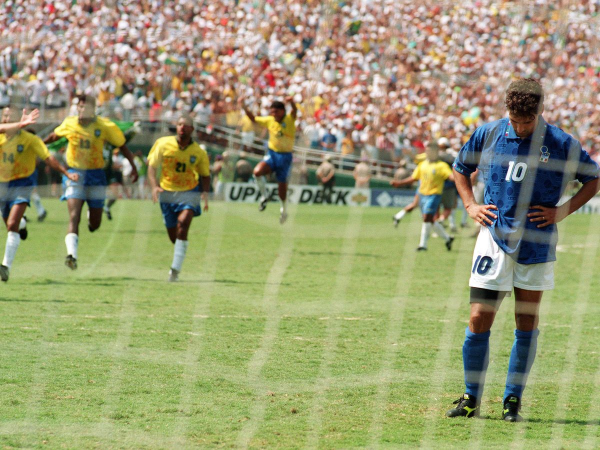
#> input picture session-04-yolo-for-object-detection/ressources/baggio_10_it.jpg, 1200 x 900 px, found by its file name (shown at 1/2 size)
$ jupyter execute --allow-errors 'Session 4 - YOLO for object detection.ipynb'
#> lines starting #> are read from the running program, lines starting #| are printed output that depends on the picture
# Session 4: YOLO for Object Detection

## YOLOv1 Implementation from Scratch

## DEMO: YOLO and OpenCV for Object Detection

Importing OpenCV library (cv2) for image processing and numpy for numerical operations.

[cell 1]
import cv2
import numpy as np
import matplotlib.pyplot as plt

Load the YOLOv3 model. cv2.dnn.readNet loads the network from two files: the weights file (yolov3.weights) and the configuration file (yolov3.cfg). net.getLayerNames() retrieves the names of all layers in the network, and net.getUnconnectedOutLayers() gets the indices of the output layers.

#> (a cell that did not finish here is left out)

[cell 3]
# Load coco names (class labels)
classes = []
#> (the rest of this cell did not finish here and is left out)

Load an image, and then resize it to 40% of its original size using cv2.resize. It also retrieves the dimensions of the image (height, width, and number of channels).

[cell 4]
img = cv2.imread("./ressources/baggio_10_it.jpg")
#> img is the input picture: shape (900, 1200, 3); mean B, G, R 114.5, 155.6, 154.2
img = cv2.resize(img, None, fx=0.4, fy=0.4)
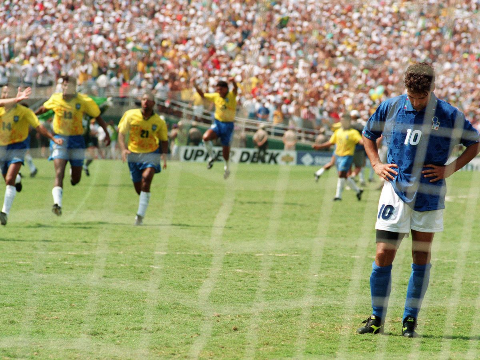
#> img: shape (360, 480, 3); mean B, G, R 114.4, 155.6, 154.2
height, width, channels = img.shape
#> height = 360; width = 480; channels = 3

This section prepares the image for input to the neural network. cv2.dnn.blobFromImage converts the image into a blob format suitable for the network. It normalizes the values, resizes the image to (416, 416), and sets various parameters.
net.setInput(blob) sets the input of the network to the prepared image.

net.forward(output_layers) passes the input through the network and retrieves the output from the specified output layers.

[cell 5]
# Convert BGR image to RGB (Matplotlib uses RGB)
img_rgb = cv2.cvtColor(img, cv2.COLOR_BGR2RGB)

# Display the image using Matplotlib
plt.imshow(img_rgb)

[cell 6]
blob = cv2.dnn.blobFromImage(img, 0.00392, (416, 416), (0, 0, 0), True, crop=False)
#> (the rest of this cell did not finish here and is left out)

This loop processes the output of the YOLO network. It iterates through each output layer and each detection in the output. It extracts information about the detected objects such as class scores, confidence, and bounding box coordinates. If the confidence is greater than 0.5, it considers the detection.

[cell 7]
class_ids = []
confidences = []
boxes = []

#> (the rest of this cell did not finish here and is left out)

This line performs Non-Maximum Suppression (NMS) to remove redundant overlapping bounding boxes.

[cell 8]
indexes = cv2.dnn.NMSBoxes(boxes, confidences, 0.5, 0.4)

These lines define the font and generate random colors for class labels.

[cell 9]
font = cv2.FONT_HERSHEY_PLAIN
colors = np.random.uniform(0, 255, size=(len(classes), 3))

This loop iterates through the detected boxes after NMS and draws bounding boxes and class labels on the image.

[cell 10]
for i in range(len(boxes)):
    if i in indexes:
        x, y, w, h = boxes[i]
        label = str(classes[class_ids[i]])
        color = colors[class_ids[i]]
        cv2.rectangle(img, (x, y), (x + w, y + h), color, 2)
        cv2.putText(img, label, (x, y + 30), font, 3, color, 3)
